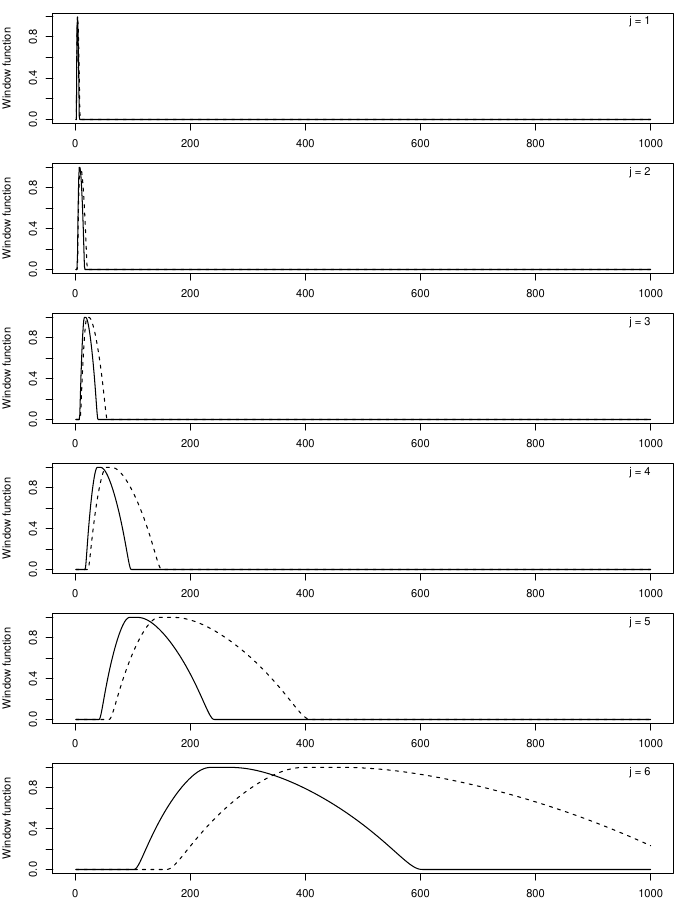

Write R code to recreate this figure.
#!/usr/bin/env Rscript

result <- system(paste("./test-needlet 2.50 10 needlet-2.50",
                       "./test-needlet 2.73 10 needlet-2.73", sep = " && "),
                 wait = TRUE, intern = FALSE)
if (result != 0) {
  cat("Unable to create the needlet files\n")
  q()
}

data2.50 <- matrix(nrow=1000, ncol=10)
data2.73 <- matrix(nrow=1000, ncol=10)

for (i in 1:10) {
  d <- read.table(paste("~/work/needlet_decomp/needlet-2.50-",
			sprintf("%02d", i),
			".txt", sep = ""),
		  col.names = c("l", "w"))
  data2.50[,i] <- d$w

  d <- read.table(paste("~/work/needlet_decomp/needlet-2.73-",
			sprintf("%02d", i),
			".txt", sep = ""),
		  col.names = c("l", "w"))
  data2.73[,i] <- d$w
}

pdf("window-function-plot.pdf", width = 7, height = 9)
j.to.plot <- 1:6

par(mfrow = c(length(j.to.plot), 1),
    mar = c(2, 4, 1, 2))

for (j in j.to.plot) {
  last <- (j == j.to.plot[length(j.to.plot)])
  plot(data2.50[,j],
       type = "l",
       xlab = if (last) "l" else "",
       ylab = "Window function",
       mar = c(if (last) 3 else 2, 4, 0, 2))
  lines(data2.73[,j], lty = 2)
  text(1000, 1, paste("j =", j), adj = c(1, 1))
}

r <- dev.off()
